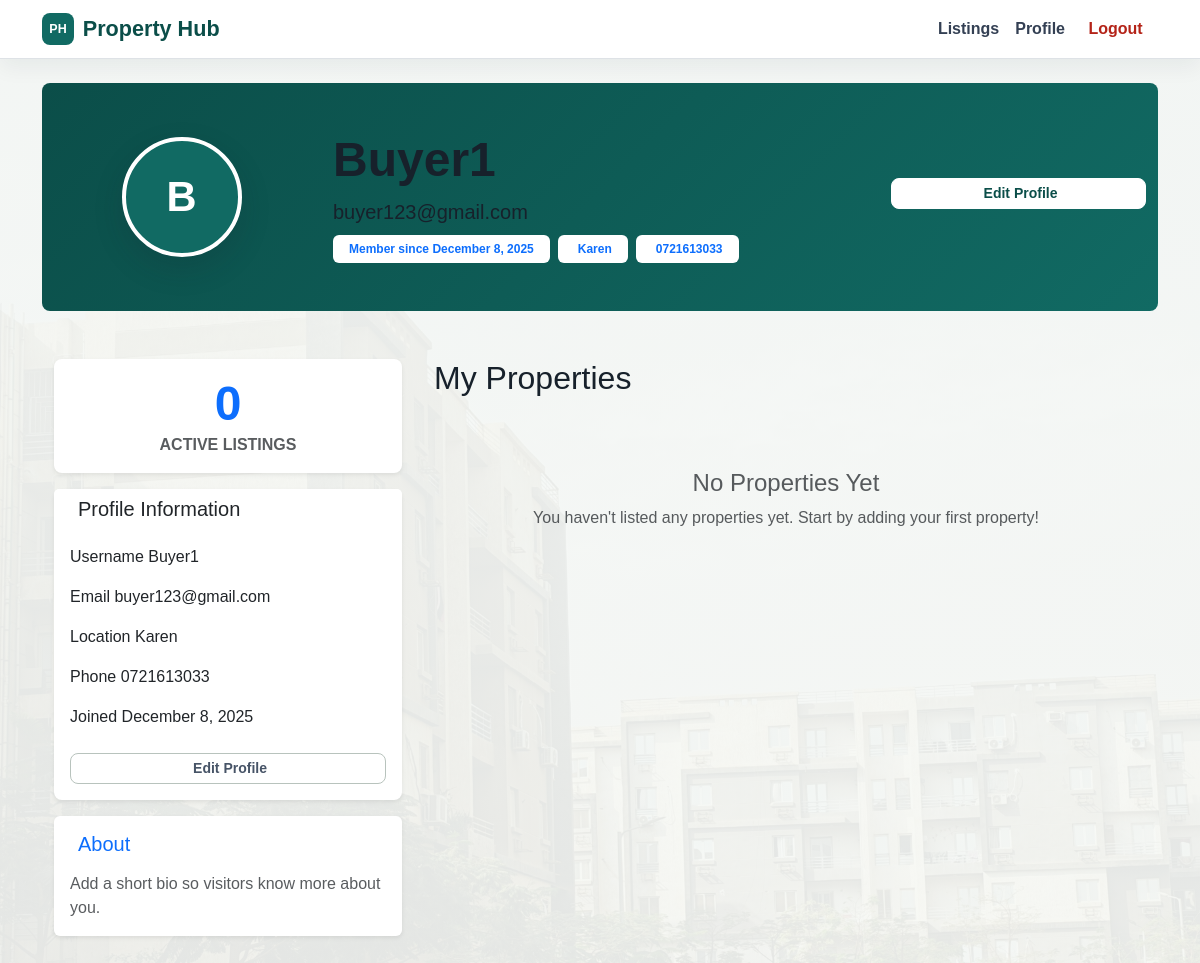
The app's page /profiles/ (signed in) with its own data.
### profiles/models.py (models this page shows, shortened)
class UserProfile(models.Model):
    user = models.OneToOneField(
        settings.AUTH_USER_MODEL,  # <- updated from auth.User
        on_delete=models.CASCADE
    )
    bio = models.TextField(blank=True)
    avatar = models.ImageField(upload_to='avatars/', blank=True, null=True)
    phone = models.CharField(max_length=20, blank=True)
    location = models.CharField(max_length=100, blank=True)

### accounts/models.py (models this page shows, shortened)
class User(AbstractUser):
    class Roles(models.TextChoices):
        ADMIN = 'admin', _('Admin')
        BUYER = 'buyer', _('Buyer')
        SELLER = 'seller', _('Seller')
    email = models.EmailField(
        _('email address'),
        unique=True,
        help_text=_('Required. Unique email address.')
    )
    phone = models.CharField(
        max_length=15,
        blank=True,
        help_text=_('Contact phone number.')
    )
    bio = models.TextField(
        blank=True,
        help_text=_('Short bio for the profile.')
    )
    profile_picture = models.ImageField(
        upload_to='profiles/',
        blank=True,
        null=True,
        help_text=_('Profile picture.')
    )
    role = models.CharField(
        max_length=10,
        choices=Roles.choices,
        default=Roles.BUYER,
        help_text=_('Role of the user.')
    )
    seller_approved = models.BooleanField(
        default=False,
        help_text=_('Designates whether this seller can publish listings.')
    )
    USERNAME_FIELD = 'email'
    REQUIRED_FIELDS = ['username', 'first_name', 'last_name']
    @property
    def is_seller(self):
        return self.role == self.Roles.SELLER
    @property
    def is_admin(self):
        return self.role == self.Roles.ADMIN or self.is_superuser

### profiles/views.py (the view)
# urls.py: path('', views.profile_view, name='profile'),  # handles /profiles/
@login_required
def profile_view(request):
    user_profile, created = UserProfile.objects.get_or_create(user=request.user)
    user_properties = Property.objects.filter(owner=request.user)
    return render(request, 'profiles/profile.html', {
        'profile': user_profile,
        'my_properties': user_properties
    })

### profiles/templates/profiles/profile.html (shortened to what this page needs)
{% extends "base.html" %}
{% load static %}
{% block content %}
<div class="profile-container">
    <div class="profile-header py-5">
        <div class="container">
            <div class="row align-items-center gy-4">
                <div class="col-md-3 text-center">
                    {% if profile.avatar %}
                        <img src="{{ profile.avatar.url }}" class="profile-avatar rounded-circle border border-4 border-white shadow" alt="{{ profile.user.username }}">
                    {% else %}
                        <div class="profile-avatar profile-initial rounded-circle">{{ profile.user.username|first|upper }}</div>
                    {% endif %}
                </div>
                <div class="col-md-6">
                    <h1 class="display-5 fw-bold mb-2">{{ profile.user.get_full_name|default:profile.user.username }}</h1>
                    <p class="lead text-white-75 mb-2">{{ profile.user.email }}</p>
                    <div class="profile-meta d-flex flex-column flex-sm-row gap-2 align-items-start align-items-sm-center">
                        <span class="badge bg-white text-primary fs-7 px-3 py-2">Member since {{ profile.user.date_joined|date:"F j, Y" }}</span>
                        {% if profile.location %}
                            <span class="badge bg-white text-primary fs-7 px-3 py-2">{{ profile.location }}</span>
                        {% endif %}
                        {% if profile.phone %}
                            <span class="badge bg-white text-primary fs-7 px-3 py-2">{{ profile.phone }}</span>
                        {% endif %}
                    </div>
                </div>
                <div class="col-md-3 text-center text-md-end">
                    <a href="{% url 'edit_profile' %}" class="btn btn-light btn-sm mb-2 w-100 w-md-auto">
                        Edit Profile
                    </a>
                </div>
            </div>
        </div>
    </div>
    <div class="container py-5">
        <div class="row">
            <div class="col-md-4 mb-4">
                    <div class="card profile-stats-card border-0 shadow-sm">
                        <div class="card-body text-center">
                            <div class="stat-number display-4 text-primary fw-bold">{{ my_properties|length }}</div>
                            <div class="stat-label text-muted">Active Listings</div>
                        </div>
                    </div>
                    <div class="card profile-info-card border-0 shadow-sm mt-3">
                        <div class="card-header bg-white border-0">
                            <h5 class="mb-0">Profile Information</h5>
                        </div>
                        <div class="card-body">
                            <div class="info-row mb-3">
                                <span class="info-label">Username</span>
                                <span class="info-value">{{ profile.user.username }}</span>
                            </div>
                            <div class="info-row mb-3">
                                <span class="info-label">Email</span>
                                <span class="info-value">{{ profile.user.email }}</span>
                            </div>
                            {% if profile.location %}
                                <div class="info-row mb-3">
                                    <span class="info-label">Location</span>
                                    <span class="info-value">{{ profile.location }}</span>
                                </div>
                            {% endif %}
                            {% if profile.phone %}
                                <div class="info-row mb-3">
                                    <span class="info-label">Phone</span>
                                    <span class="info-value">{{ profile.phone }}</span>
                                </div>
                            {% endif %}
                            <div class="info-row mb-4">
                                <span class="info-label">Joined</span>
                                <span class="info-value">{{ profile.user.date_joined|date:"F j, Y" }}</span>
                            </div>
                            <a href="{% url 'edit_profile' %}" class="btn btn-outline-secondary btn-sm w-100">
                                Edit Profile
                            </a>
                        </div>
                    </div>
                    <div class="card profile-bio-card border-0 shadow-sm mt-3">
                        <div class="card-body">
                            <h5 class="mb-3 text-primary">About</h5>
                            <p class="mb-0 text-muted">
                                {% if profile.bio %}
                                    {{ profile.bio }}
                                {% else %}
                                    Add a short bio so visitors know more about you.
                                {% endif %}
                            </p>
                        </div>
                    </div>
                </div>
            <div class="col-md-8">
                <div class="d-flex justify-content-between align-items-center mb-4">
                    <h2 class="mb-0">My Properties</h2>
                </div>
                {% if my_properties %}
                    <div class="row">
                        {% for property in my_properties %}
                            <div class="col-lg-6 mb-4">
                                <div class="card property-card h-100 border-0 shadow-sm">
                                    {% if property.image %}
                                        <img src="{{ property.image.url }}" class="card-img-top property-image" alt="{{ property.title }}">
                                    {% else %}
                                        <img src="https://via.placeholder.com/400x250/cccccc/666666?text=No+Image" class="card-img-top property-image" alt="Default Property Image">
                                    {% endif %}
                                    <div class="card-body">
                                        <h5 class="card-title property-title">{{ property.title }}</h5>
                                        <p class="card-text property-location mb-2">
                                            <i class="fas fa-map-marker-alt text-muted me-1"></i>{{ property.location }}
                                        </p>
                                        <p class="card-text property-price mb-3">
                                            ${{ property.price|floatformat:0 }}
                                        </p>
                                        <div class="property-details mb-3">
                                            <div class="property-meta">
                                                {% if property.bedrooms %}
                                                    <span class="me-3"><i class="fas fa-bed text-muted me-1"></i>{{ property.bedrooms }} bed{% if property.bedrooms > 1 %}s{% endif %}</span>
                                                {% endif %}
                                                {% if property.bathrooms %}
                                                    <span class="me-3"><i class="fas fa-bath text-muted me-1"></i>{{ property.bathrooms }} bath{% if property.bathrooms > 1 %}s{% endif %}</span>
                                                {% endif %}
                                                <span><i class="fas fa-home text-muted me-1"></i>{{ property.get_property_type_display }}</span>
                                            </div>
                                        </div>
                                        <div class="d-flex gap-2">
                                            <a href="{% url 'property_detail' property.pk %}" class="btn btn-outline-primary btn-sm flex-fill">
                                                <i class="fas fa-eye me-1"></i>View
                                            </a>
                                                <a href="{% url 'property_update' property.pk %}" class="btn btn-outline-secondary btn-sm flex-fill">
                                                    <i class="fas fa-edit me-1"></i>Edit
                                                </a>
                                                <a href="{% url 'property_choose_image' property.pk %}" class="btn btn-outline-info btn-sm flex-fill">
                                                    <i class="fas fa-image me-1"></i>Choose Image
                                                </a>
                                        </div>
                                    </div>
                                    <div class="card-footer bg-light border-0">
                                        <small class="text-muted">
                                            <i class="fas fa-calendar-alt me-1"></i>Listed {{ property.listed_date|date:"M j, Y" }}
                                        </small>
                                    </div>
                                </div>
                            </div>
                        {% endfor %}
                    </div>
                {% else %}
                    <div class="text-center py-5">
                        <div class="empty-state">
                            <h4 class="text-muted">No Properties Yet</h4>
                            <p class="text-muted mb-4">You haven't listed any properties yet. Start by adding your first property!</p>
                        </div>
                    </div>
                {% endif %}
            </div>
        </div>
    </div>
</div>
{% endblock %}

### static/css/style.css (style rules this page uses)
:root { --ph-ink: #17212b; --ph-muted: #667085; --ph-soft: #f4f7f5; --ph-surface: #ffffff; --ph-border: #d9e2dc; --ph-primary: #116a63; --ph-primary-dark: #0b4e49; --ph-accent: #b65d2a; --ph-danger: #b42318; --ph-shadow: 0 18px 45px rgba(23, 33, 43, 0.1); }
* { box-sizing: border-box; }
body { min-height: 100vh; color: var(--ph-ink); font-family: Arial, Helvetica, sans-serif; background: linear-gradient(180deg, rgba(244, 247, 245, 0.96), rgba(247, 249, 247, 0.92)), url("../images/pexels-mahmoud-zakariya-2154822140-34975232 (2).jpg") center top / cover fixed; }
a { color: var(--ph-primary); }
.btn { border-radius: 8px; font-weight: 700; letter-spacing: 0; transition: background-color .18s ease, border-color .18s ease, color .18s ease, box-shadow .18s ease, transform .18s ease; }
.btn-light { color: var(--ph-primary-dark); background: #fff; border-color: #fff; }
.btn-outline-secondary { color: #475467; border-color: #b8c3bd; }
.profile-card .profile-avatar, .profile-avatar { width: 120px; height: 120px; object-fit: cover; border: 4px solid #fff; box-shadow: 0 12px 30px rgba(23, 33, 43, 0.16); }
.profile-initial { display: inline-flex; align-items: center; justify-content: center; color: #fff; font-size: 2.6rem; font-weight: 800; background: var(--ph-primary); }
.profile-header { position: relative; overflow: hidden; background: linear-gradient(135deg, var(--ph-primary-dark), var(--ph-primary)); border-radius: 8px; }
.profile-stats-card, .profile-info-card { border-radius: 8px; }
.stat-number { color: var(--ph-primary-dark); font-size: 3rem; font-weight: 800; }
.stat-label { color: var(--ph-muted); font-weight: 700; text-transform: uppercase; }
.empty-state, .no-properties { color: var(--ph-muted); }

### records on screen
UserProfile: user.username|first "B", user.get_full_name "Buyer1", user.email "buyer123@gmail.com", user.date_joined "December 8, 2025", location "Karen", phone "0721613033", user.username "Buyer1"

### other values on screen
{{ my_properties|length }} "0"
